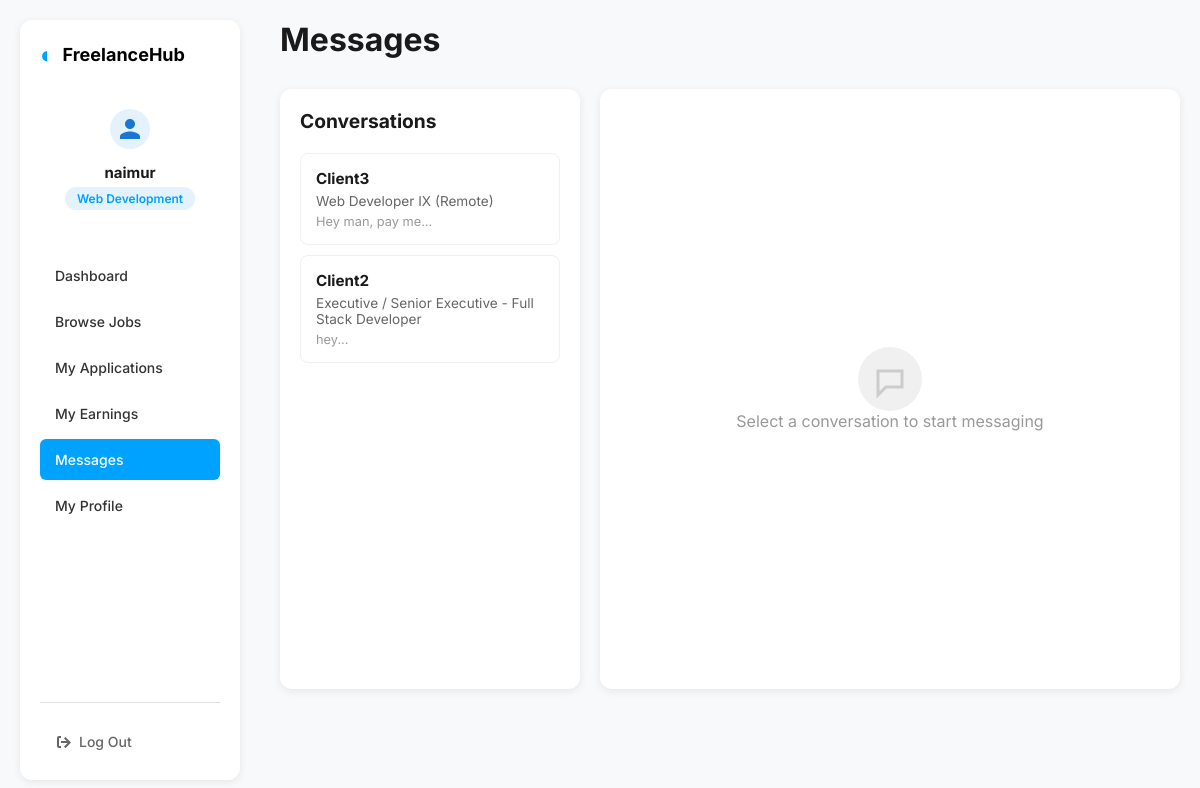
The app's page /freelancer/dashboard.php?page=messages (signed in) with its own data.
### tables this page shows
CREATE TABLE `hired_freelancers` (
  `hire_id` int(11) NOT NULL,
  `job_id` int(11) NOT NULL,
  `freelancer_id` int(11) NOT NULL,
  `client_id` int(11) NOT NULL,
  `hired_at` timestamp NOT NULL DEFAULT current_timestamp(),
  `status` enum('active','completed','cancelled') DEFAULT 'active'
);

CREATE TABLE `clients` (
  `client_id` int(11) NOT NULL,
  `full_name` varchar(100) NOT NULL,
  `email` varchar(150) NOT NULL,
  `password` varchar(255) NOT NULL,
  `created_at` timestamp NOT NULL DEFAULT current_timestamp(),
  `is_suspended` tinyint(1) DEFAULT 0
);

CREATE TABLE `jobs` (
  `job_id` int(11) NOT NULL,
  `client_id` int(11) NOT NULL,
  `skill_id` int(11) NOT NULL,
  `job_title` varchar(150) DEFAULT NULL,
  `job_description` text DEFAULT NULL,
  `status` enum('open','closed') DEFAULT 'open',
  `is_hired` tinyint(1) DEFAULT 0,
  `hired_freelancer_id` int(11) DEFAULT NULL,
  `hired_at` timestamp NULL DEFAULT NULL,
  `budget` decimal(10,2) DEFAULT NULL,
  `created_at` timestamp NOT NULL DEFAULT current_timestamp()
);

### freelancer/pages/messages.php (the view, shortened to what this page needs)
<?php
$freelancer_id = $_SESSION['freelancer_id'];
$selected_job_id = $_GET['job_id'] ?? 0;
$jobs_query = $conn->query("
    SELECT
        hf.job_id,
        j.job_title,
        c.full_name as client_name,
        hf.status,
        (SELECT message_text FROM messages WHERE job_id = hf.job_id ORDER BY created_at DESC LIMIT 1) as last_message,
        (SELECT created_at FROM messages WHERE job_id = hf.job_id ORDER BY created_at DESC LIMIT 1) as last_message_time
    FROM hired_freelancers hf
    JOIN jobs j ON hf.job_id = j.job_id
    JOIN clients c ON hf.client_id = c.client_id
    WHERE hf.freelancer_id = $freelancer_id
    ORDER BY last_message_time DESC
");
?>
<div class="messages-container">
    <div class="messages-sidebar">
        <h3>Conversations</h3>
        <?php if ($jobs_query && $jobs_query->num_rows > 0): ?>
            <div class="conversations-list">
                <?php while ($job = $jobs_query->fetch_assoc()): ?>
                    <a href="dashboard.php?page=messages&job_id=<?= $job['job_id'] ?>"
                       class="conversation-item <?= $selected_job_id == $job['job_id'] ? 'active' : '' ?>">
                        <div class="conv-info">
                            <h4><?= htmlspecialchars($job['client_name']) ?></h4>
                            <p class="conv-job"><?= htmlspecialchars($job['job_title']) ?></p>
                            <?php if ($job['last_message']): ?>
                                <p class="conv-preview"><?= htmlspecialchars(substr($job['last_message'], 0, 50)) ?>...</p>
                            <?php endif; ?>
                        </div>
                    </a>
                <?php endwhile; ?>
            </div>
        <?php else: ?>
            <p class="no-conversations">No conversations yet</p>
        <?php endif; ?>
    </div>
    <div class="messages-main">
        <?php if ($selected_job_id > 0): ?>
            <?php
            $job_stmt = $conn->prepare("
                SELECT j.job_title, c.full_name as client_name, c.client_id
                FROM jobs j
                JOIN hired_freelancers hf ON j.job_id = hf.job_id
                JOIN clients c ON j.client_id = c.client_id
                WHERE j.job_id = ? AND hf.freelancer_id = ?
            ");
            $job_stmt->bind_param("ii", $selected_job_id, $freelancer_id);
            $job_stmt->execute();
            $job_info = $job_stmt->get_result()->fetch_assoc();
            if ($job_info):
            ?>
                <div class="chat-header">
                    <h3><?= htmlspecialchars($job_info['client_name']) ?></h3>
                    <p><?= htmlspecialchars($job_info['job_title']) ?></p>
                </div>
                <div class="chat-messages" id="chatMessages">
                    <?php
                    $messages_query = $conn->prepare("
                        SELECT message_text, sender_type, created_at
                        FROM messages
                        WHERE job_id = ?
                        ORDER BY created_at ASC
                    ");
                    $messages_query->bind_param("i", $selected_job_id);
                    $messages_query->execute();
                    $messages = $messages_query->get_result();
                    while ($msg = $messages->fetch_assoc()):
                    ?>
                        <div class="message <?= $msg['sender_type'] == 'freelancer' ? 'sent' : 'received' ?>">
                            <div class="message-bubble">
                                <p><?= nl2br(htmlspecialchars($msg['message_text'])) ?></p>
                                <span class="message-time"><?= date('h:i A', strtotime($msg['created_at'])) ?></span>
                            </div>
                        </div>
                    <?php endwhile; ?>
                </div>
                <form class="chat-input-form" method="POST" action="actions/send_message.php">
                    <input type="hidden" name="job_id" value="<?= $selected_job_id ?>">
                    <input type="text" name="message" placeholder="Type your message..." required>
                    <button type="submit">Send</button>
                </form>
            <?php else: ?>
                <div class="empty-chat">
                    <p>Conversation not found</p>
                </div>
            <?php endif; ?>
        <?php else: ?>
            <div class="empty-chat">
                <svg width="64" height="64" viewBox="0 0 64 64" fill="none">
                    <circle cx="32" cy="32" r="32" fill="#f0f0f0"/>
                    <path d="M20 24h24v16H28l-8 8v-8z" stroke="#ccc" stroke-width="3" stroke-linecap="round"/>
                </svg>
                <p>Select a conversation to start messaging</p>
            </div>
        <?php endif; ?>
    </div>
</div>
<link rel="stylesheet" href="css/message.css">

### freelancer/css/freelancer_dashboard.css (style rules this page uses)
* { margin: 0; padding: 0; box-sizing: border-box; }
body { font-family: 'Inter', Arial, sans-serif; background-color: #f8f9fa; color: #333; }

### freelancer/css/message.css (style rules this page uses)
.messages-container { display: flex; gap: 20px; height: calc(100vh - 200px); }
.messages-sidebar { width: 300px; background: #fff; border-radius: 12px; padding: 20px; box-shadow: 0 2px 8px rgba(0, 0, 0, 0.08); overflow-y: auto; }
.messages-sidebar h3 { margin: 0 0 20px 0; font-size: 1.2rem; color: #1a1a1a; }
.conversations-list { display: flex; flex-direction: column; gap: 10px; }
.conversation-item { padding: 15px; border-radius: 8px; text-decoration: none; transition: background 0.2s ease; border: 1px solid #f0f0f0; }
.conv-info h4 { margin: 0 0 5px 0; font-size: 0.95rem; color: #1a1a1a; }
.conv-job { font-size: 0.85rem; color: #666; margin: 0 0 5px 0; }
.conv-preview { font-size: 0.8rem; color: #999; margin: 0; }
.messages-main { flex: 1; background: #fff; border-radius: 12px; box-shadow: 0 2px 8px rgba(0, 0, 0, 0.08); display: flex; flex-direction: column; }
.empty-chat { flex: 1; display: flex; flex-direction: column; align-items: center; justify-content: center; color: #999; }

### records on screen
hired_freelancers: client.full_name "Client3", job.job_title "Web Developer IX (Remote)", last_message "Hey man, pay me"
hired_freelancers: client.full_name "Client2", job.job_title "Executive / Senior Executive - Full Stack Developer", last_message "hey"

### other values on screen
explode(' ', $freelancer_name)[0] "naimur"
$freelancer_skill "Web Development"
$label "Dashboard"
$label "Browse Jobs"
$label "My Applications"
$label "My Earnings"
$label "Messages"
$label "My Profile"
$pageTitle "Messages"
